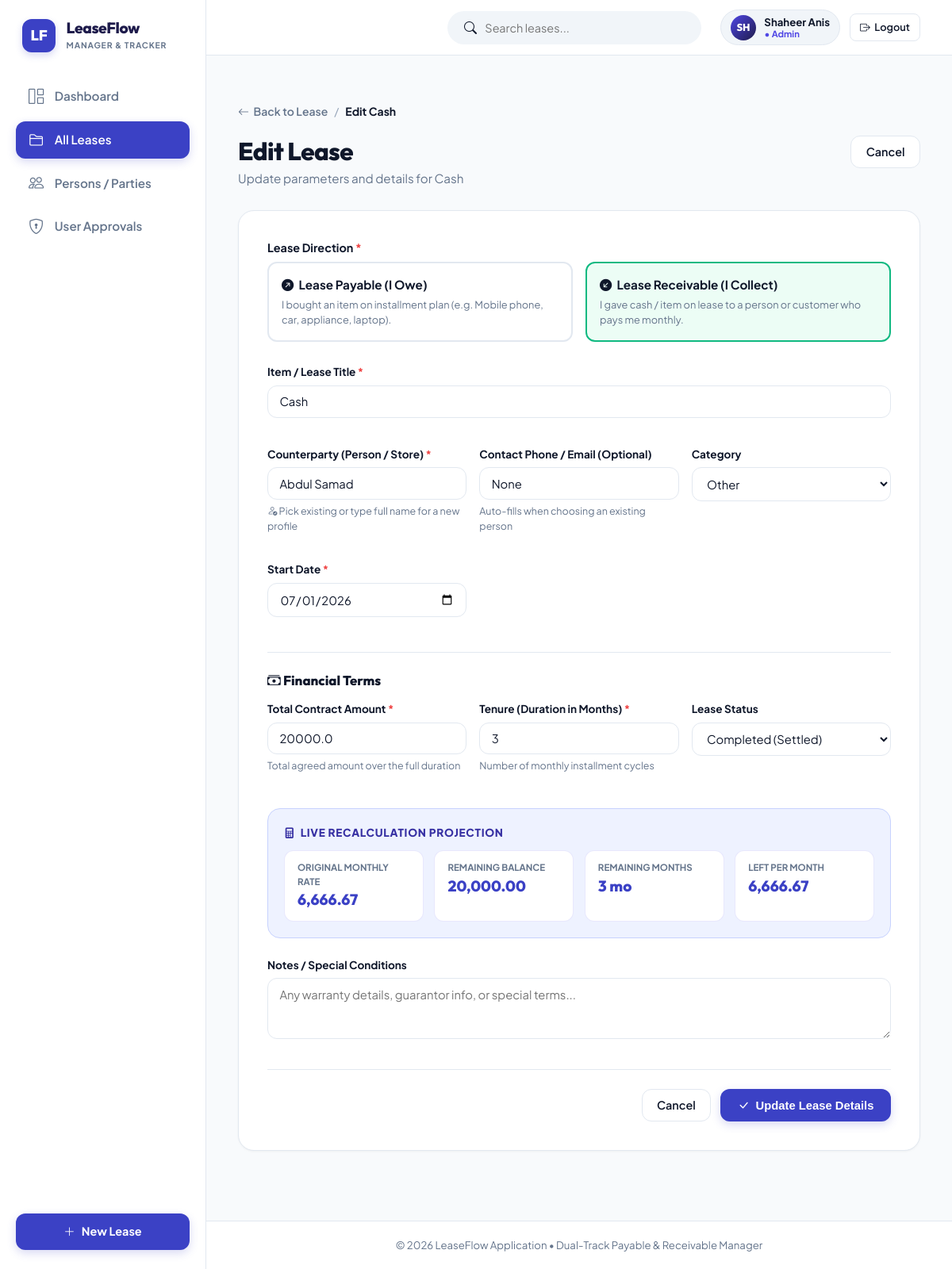
/leases/3/edit (signed in), run on the app's committed database.
### app/models.py (models this page shows, shortened)
class User(db.Model):
    __tablename__ = 'users'
    id = db.Column(db.Integer, primary_key=True)
    username = db.Column(db.String(80), unique=True, nullable=False, index=True)
    full_name = db.Column(db.String(120), nullable=True)
    email = db.Column(db.String(120), nullable=True)
    password_hash = db.Column(db.String(256), nullable=False)
    role = db.Column(db.String(20), nullable=False, default='user') # 'admin' or 'user'
    status = db.Column(db.String(20), nullable=False, default='pending') # 'approved', 'pending', 'rejected'
    failed_logins = db.Column(db.Integer, default=0)
    locked_until = db.Column(db.DateTime, nullable=True)
    created_at = db.Column(db.DateTime, default=utc_now)
    approved_at = db.Column(db.DateTime, nullable=True)
    last_login = db.Column(db.DateTime, nullable=True)
    leases = db.relationship('Lease', backref='owner', lazy=True, cascade='all, delete-orphan')
    counterparties = db.relationship('Counterparty', backref='owner', lazy=True, cascade='all, delete-orphan')
    @property
    def is_admin(self):
        return self.role == 'admin'
    @property
    def is_approved(self):
        return self.status == 'approved'

class Lease(db.Model):
    __tablename__ = 'leases'
    id = db.Column(db.Integer, primary_key=True)
    user_id = db.Column(db.Integer, db.ForeignKey('users.id', ondelete='CASCADE'), nullable=True, index=True)
    title = db.Column(db.String(120), nullable=False)
    lease_type = db.Column(db.String(20), nullable=False, default='payable') # 'payable' (I owe / bought) or 'receivable' (I gave / receive)
    counterparty_id = db.Column(db.Integer, db.ForeignKey('counterparties.id', ondelete='SET NULL'), nullable=True)
    party_name = db.Column(db.String(120), nullable=False) # Vendor or Customer Name
    party_contact = db.Column(db.String(120), nullable=True) # Phone / Email
    total_amount = db.Column(db.Float, nullable=False)
    tenure_months = db.Column(db.Integer, nullable=False)
    start_date = db.Column(db.Date, nullable=False, default=date.today)
    category = db.Column(db.String(50), nullable=False, default='Electronics')
    status = db.Column(db.String(20), nullable=False, default='active') # 'active', 'completed', 'cancelled'
    notes = db.Column(db.Text, nullable=True)
    created_at = db.Column(db.DateTime, default=utc_now)
    updated_at = db.Column(db.DateTime, default=utc_now, onupdate=utc_now)
    payments = db.relationship('Payment', backref='lease', cascade='all, delete-orphan', lazy=True, order_by='Payment.payment_date.asc(), Payment.id.asc()')
    documents = db.relationship('Document', backref='lease', cascade='all, delete-orphan', lazy=True, order_by='Document.uploaded_at.desc()')

### app/routes.py (the view, shortened to what this page needs)
@main_bp.route('/leases/<int:id>/edit', methods=['GET', 'POST'])
@login_required
def lease_edit(id):
    lease = Lease.query.filter_by(id=id, user_id=g.current_user.id).first_or_404()
    counterparties = Counterparty.query.filter_by(user_id=g.current_user.id).order_by(Counterparty.name.asc()).all()
    return render_template('leases/form.html', lease=lease, today=date.today(), counterparties=counterparties)

### app/auth.py (called while the page is built)
def login_required(f):
    @functools.wraps(f)
    def decorated_function(*args, **kwargs):
        if not g.current_user:
            return redirect(url_for('main.login', next=request.url))
        if not g.current_user.is_approved:
            session.clear()
            flash('Your account is awaiting administrator approval before you can access LeaseFlow.', 'warning')
            return redirect(url_for('main.login'))
        return f(*args, **kwargs)
    return decorated_function

### app/templates/leases/form.html (shortened to what this page needs)
{% extends 'base.html' %}
{% block content %}
<div style="max-width: 860px; margin: 0 auto;">
  <div style="display: flex; align-items: center; gap: 0.5rem; margin-bottom: 1.25rem; font-size: 0.875rem;">
    <a href="{% if lease %}{{ url_for('main.lease_detail', id=lease.id) }}{% else %}{{ url_for('main.lease_list') }}{% endif %}" style="color: var(--text-muted); display: inline-flex; align-items: center; gap: 0.35rem; font-weight: 600;">
      <i class="bi bi-arrow-left"></i> {% if lease %}Back to Lease{% else %}All Leases{% endif %}
    </a>
    <span style="color: var(--text-light);">/</span>
    <span style="color: var(--text-main); font-weight: 700;">{% if lease %}Edit {{ lease.title }}{% else %}New Lease{% endif %}</span>
  </div>
  <div class="page-title-row">
    <div>
      <h1>{% if lease %}Edit Lease{% else %}Create New Lease{% endif %}</h1>
      <p>{% if lease %}Update parameters and details for {{ lease.title }}{% else %}Track a purchase on installments or an item given out on lease.{% endif %}</p>
    </div>
    <a href="{% if lease %}{{ url_for('main.lease_detail', id=lease.id) }}{% else %}{{ url_for('main.lease_list') }}{% endif %}" class="btn btn-secondary">
      Cancel
    </a>
  </div>
  <form method="POST" enctype="multipart/form-data" class="card" style="border-radius: var(--radius-xl);">
    <div class="card-body" style="padding: 2.25rem;">
      <div class="form-group" style="margin-bottom: 1.75rem;">
        <label class="form-label" style="font-size: 0.9rem;">Lease Direction <span class="required">*</span></label>
        <div class="radio-cards">
          <div class="radio-card payable">
            <label for="type_payable">
              <div class="radio-card-title text-danger" style="display: flex; align-items: center; gap: 0.4rem;">
                <i class="bi bi-arrow-up-right-circle-fill"></i> Lease Payable (I Owe)
              </div>
              <div class="radio-card-desc">
                I bought an item on installment plan (e.g. Mobile phone, car, appliance, laptop).
              </div>
            </label>
          </div>
          <div class="radio-card receivable">
            <label for="type_receivable">
              <div class="radio-card-title text-success" style="display: flex; align-items: center; gap: 0.4rem;">
                <i class="bi bi-arrow-down-left-circle-fill"></i> Lease Receivable (I Collect)
              </div>
              <div class="radio-card-desc">
                I gave cash / item on lease to a person or customer who pays me monthly.
              </div>
            </label>
          </div>
        </div>
      </div>
      <div class="form-grid">
        <div class="form-group" style="grid-column: 1 / -1;">
          <label class="form-label" for="title">Item / Lease Title <span class="required">*</span></label>
          <input type="text" id="title" name="title" class="form-control" placeholder="e.g. iPhone 16 Pro Max, Cash Loan, Honda Civic, MacBook Pro"
                 value="{{ lease.title if lease else '' }}" required>
        </div>
        <div class="form-group">
          <label class="form-label" for="party_name">Counterparty (Person / Store) <span class="required">*</span></label>
          <input type="text" id="party_name" name="party_name" list="counterparty_datalist" class="form-control"
                 placeholder="Select existing person or type new name..."
                 value="{{ preselected_party.name if preselected_party else (lease.party_name if lease else '') }}"
                 autocomplete="off" required>
          <div class="form-hint">
            <i class="bi bi-person-check text-primary"></i> Pick existing or type full name for a new profile
          </div>
        </div>
        <div class="form-group">
          <label class="form-label" for="party_contact">Contact Phone / Email (Optional)</label>
          <input type="text" id="party_contact" name="party_contact" class="form-control" placeholder="e.g. +92 300 1234567"
                 value="{{ preselected_party.phone if preselected_party and preselected_party.phone else (lease.party_contact if lease else '') }}">
          <div class="form-hint">Auto-fills when choosing an existing person</div>
        </div>
        <div class="form-group">
          <label class="form-label" for="category">Category</label>
          <select id="category" name="category" class="form-control">
            {% set cats = ['Electronics', 'Vehicles', 'Appliances', 'Cash / Personal', 'Real Estate', 'Machinery & Tools', 'Other'] %}
            {% for c in cats %}
              <option value="{{ c }}" {% if lease and lease.category == c %}selected{% elif not lease and c == 'Electronics' %}selected{% endif %}>{{ c }}</option>
            {% endfor %}
          </select>
        </div>
        <div class="form-group">
          <label class="form-label" for="start_date">Start Date <span class="required">*</span></label>
          <input type="date" id="start_date" name="start_date" class="form-control"
                 value="{{ lease.start_date.strftime('%Y-%m-%d') if lease else today.strftime('%Y-%m-%d') }}" required>
        </div>
      </div>
      <div style="margin: 1.5rem 0 1rem; border-top: 1px solid var(--border-color); padding-top: 1.5rem;">
        <h4 style="font-size: 1.05rem; font-weight: 800; margin-bottom: 1rem; color: var(--text-main);">
          <i class="bi bi-cash-stack text-primary"></i> Financial Terms
        </h4>
        <div class="form-grid">
          <div class="form-group">
            <label class="form-label" for="total_amount">Total Contract Amount <span class="required">*</span></label>
            <input type="number" step="any" min="1" id="total_amount" name="total_amount" class="form-control" placeholder="e.g. 280000"
                   value="{{ lease.total_amount if lease else '' }}" required>
            <div class="form-hint">Total agreed amount over the full duration</div>
          </div>
          <div class="form-group">
            <label class="form-label" for="tenure_months">Tenure (Duration in Months) <span class="required">*</span></label>
            <input type="number" min="1" max="360" id="tenure_months" name="tenure_months" class="form-control" placeholder="e.g. 12"
                   value="{{ lease.tenure_months if lease else '12' }}" required>
            <div class="form-hint">Number of monthly installment cycles</div>
          </div>
          {% if lease %}
            <div class="form-group">
              <label class="form-label" for="status">Lease Status</label>
              <select id="status" name="status" class="form-control">
                <option value="completed" {% if lease.status == 'completed' %}selected{% endif %}>Completed (Settled)</option>
              </select>
            </div>
          {% endif %}
        </div>
      </div>
      <div class="live-calc-box">
        <div class="live-calc-title">
          <i class="bi bi-calculator-fill"></i> Live Recalculation Projection
        </div>
        <div class="live-calc-grid">
          <div class="live-calc-item">
            <div class="live-calc-label">Original Monthly Rate</div>
            <div class="live-calc-val" id="calc_standard_monthly">0.00</div>
          </div>
          <div class="live-calc-item">
            <div class="live-calc-label">Remaining Balance</div>
            <div class="live-calc-val" id="calc_remaining_balance">0.00</div>
          </div>
          <div class="live-calc-item">
            <div class="live-calc-label">Remaining Months</div>
            <div class="live-calc-val" id="calc_remaining_months">0 mo</div>
          </div>
          <div class="live-calc-item">
            <div class="live-calc-label">Left Per Month</div>
            <div class="live-calc-val" id="calc_remaining_monthly" style="color: var(--primary-blue);">0.00</div>
          </div>
        </div>
      </div>
      <div class="form-group">
        <label class="form-label" for="notes">Notes / Special Conditions</label>
        <textarea id="notes" name="notes" rows="3" class="form-control" placeholder="Any warranty details, guarantor info, or special terms...">{{ lease.notes if lease else '' }}</textarea>
      </div>
      <div style="display: flex; justify-content: flex-end; gap: 0.75rem; margin-top: 2rem; border-top: 1px solid var(--border-color); padding-top: 1.5rem;">
        <a href="{% if lease %}{{ url_for('main.lease_detail', id=lease.id) }}{% else %}{{ url_for('main.lease_list') }}{% endif %}" class="btn btn-secondary">
          Cancel
        </a>
        <button type="submit" class="btn-primary-action">
          <i class="bi bi-check-lg"></i> {% if lease %}Update Lease Details{% else %}Save & Start Lease{% endif %}
        </button>
      </div>
    </div>
  </form>
</div>
{% endblock %}

### app/templates/base.html (shortened to what this page needs)
<!DOCTYPE html>
<html lang="en">
<head>
  <link rel="stylesheet" href="https://cdn.jsdelivr.net/npm/bootstrap-icons@1.11.3/font/bootstrap-icons.min.css">
  <link rel="stylesheet" href="{{ url_for('static', filename='css/style.css') }}">
</head>
<body>
  <div class="app-container">
    <aside class="app-sidebar">
      <a href="{{ url_for('main.dashboard') }}" class="sidebar-brand">
        <div class="brand-logo-box">LF</div>
        <div class="brand-info">
          <h2>LeaseFlow</h2>
          <span>MANAGER & TRACKER</span>
        </div>
      </a>
      <nav class="sidebar-nav">
        <a href="{{ url_for('main.dashboard') }}" class="nav-link-item {% if request.endpoint == 'main.dashboard' %}active{% endif %}">
          <i class="bi bi-grid-1x2"></i>
          <span>Dashboard</span>
        </a>
        <a href="{{ url_for('main.lease_list') }}" class="nav-link-item {% if request.endpoint in ['main.lease_list', 'main.lease_detail', 'main.lease_edit'] %}active{% endif %}">
          <i class="bi bi-folder2"></i>
          <span>All Leases</span>
        </a>
        <a href="{{ url_for('main.party_list') }}" class="nav-link-item {% if request.endpoint in ['main.party_list', 'main.party_detail'] %}active{% endif %}">
          <i class="bi bi-people"></i>
          <span>Persons / Parties</span>
        </a>
        {% if current_user and current_user.is_admin %}
          <a href="{{ url_for('main.admin_users') }}" class="nav-link-item {% if request.endpoint == 'main.admin_users' %}active{% endif %}" style="display: flex; align-items: center;">
            <i class="bi bi-shield-lock"></i>
            <span>User Approvals</span>
          </a>
        {% endif %}
      </nav>
      <div class="sidebar-bottom">
        <a href="{{ url_for('main.lease_create') }}" class="btn-sidebar-add">
          <i class="bi bi-plus-lg"></i>
          <span>New Lease</span>
        </a>
      </div>
    </aside>
    <div class="app-main">
      <header class="app-topbar">
        <form method="GET" action="{{ url_for('main.lease_list') }}" class="topbar-search">
          <i class="bi bi-search text-muted"></i>
          <input type="text" name="search" placeholder="Search leases...">
        </form>
        <div class="topbar-actions" style="display: flex; align-items: center; gap: 0.75rem;">
          {% if current_user %}
            <div style="display: flex; align-items: center; gap: 0.65rem; background: var(--bg-subtle); padding: 0.35rem 0.75rem; border-radius: var(--radius-full); border: 1px solid var(--border-color);">
              <div style="width: 32px; height: 32px; border-radius: 50%; background: {% if current_user.is_admin %}linear-gradient(135deg, #4f46e5 0%, #1e1b4b 100%){% else %}linear-gradient(135deg, #0284c7 0%, #0369a1 100%){% endif %}; color: #fff; display: flex; align-items: center; justify-content: center; font-weight: 800; font-size: 0.8rem; font-family: var(--font-heading);">
                {{ current_user.username[:2].upper() }}
              </div>
              <div style="line-height: 1.2;">
                <div style="font-size: 0.825rem; font-weight: 700; color: var(--text-main);">
                  {{ current_user.full_name or current_user.username }}
                </div>
                <div style="font-size: 0.7rem; color: {% if current_user.is_admin %}#4f46e5; font-weight: 700;{% else %}var(--text-light);{% endif %}">
                  {% if current_user.is_admin %}&bull; Admin{% else %}&bull; User{% endif %}
                </div>
              </div>
            </div>
            <a href="{{ url_for('main.logout') }}" class="btn btn-sm btn-secondary" style="display: inline-flex; align-items: center; gap: 0.35rem; padding: 0.45rem 0.75rem;" title="Sign out of LeaseFlow">
              <i class="bi bi-box-arrow-right"></i>
              <span>Logout</span>
            </a>
          {% endif %}
        </div>
      </header>
      <main class="main-content">
        {% block content %}{% endblock %}
      </main>
      <footer class="app-footer">
        &copy; 2026 LeaseFlow Application &bull; Dual-Track Payable & Receivable Manager
      </footer>
    </div>
  </div>
</body>
</html>

### data on the page
User: username "SH", full_name "Shaheer Anis"
Lease: title "Cash", party_name "Abdul Samad", party_contact "None", category "Other", start_date "07/01/2026", total_amount "20000.0", tenure_months "3", status "Completed (Settled)"
